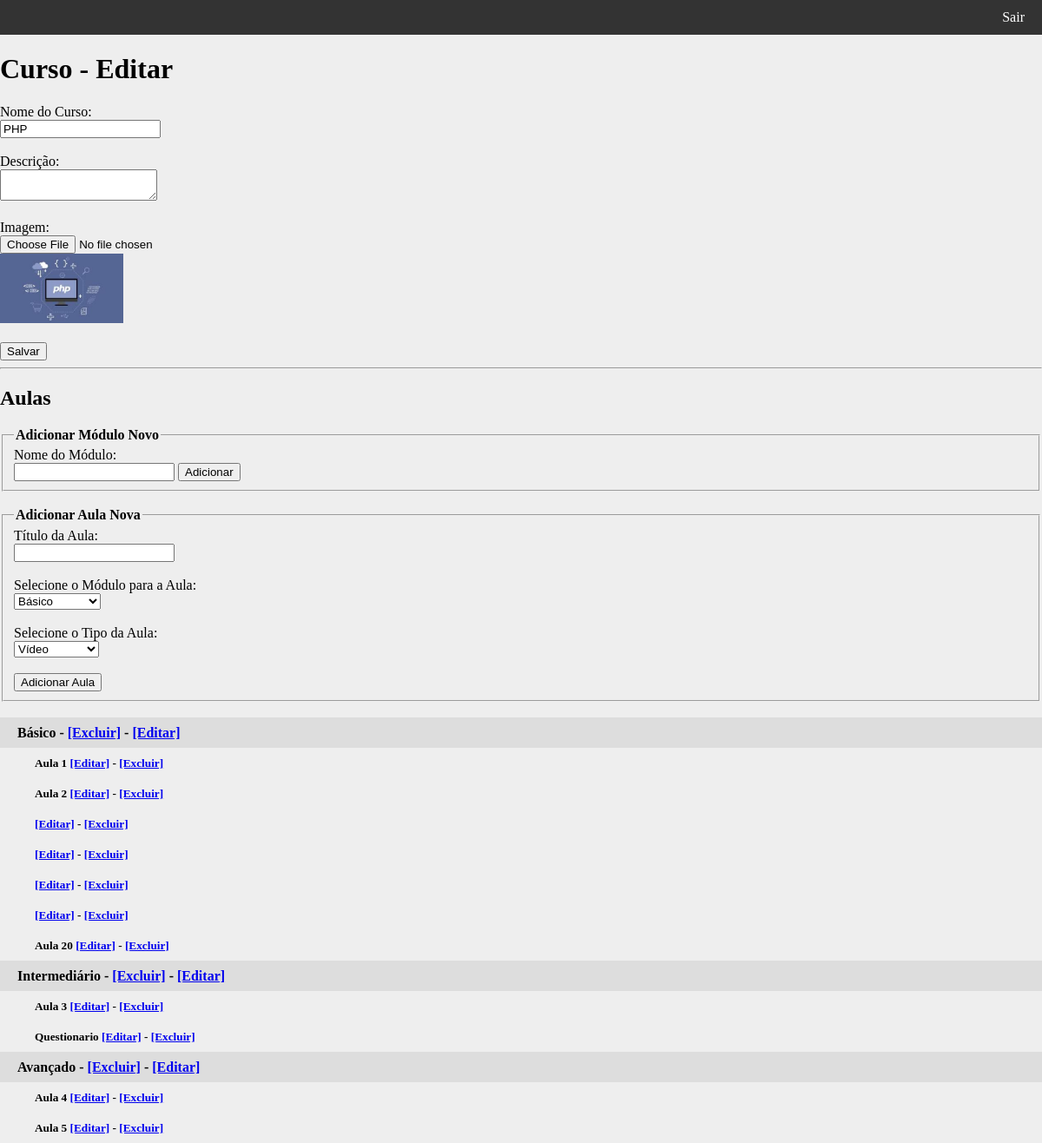
Page /painel/home/editar/1 (signed in) on the earlier database version.
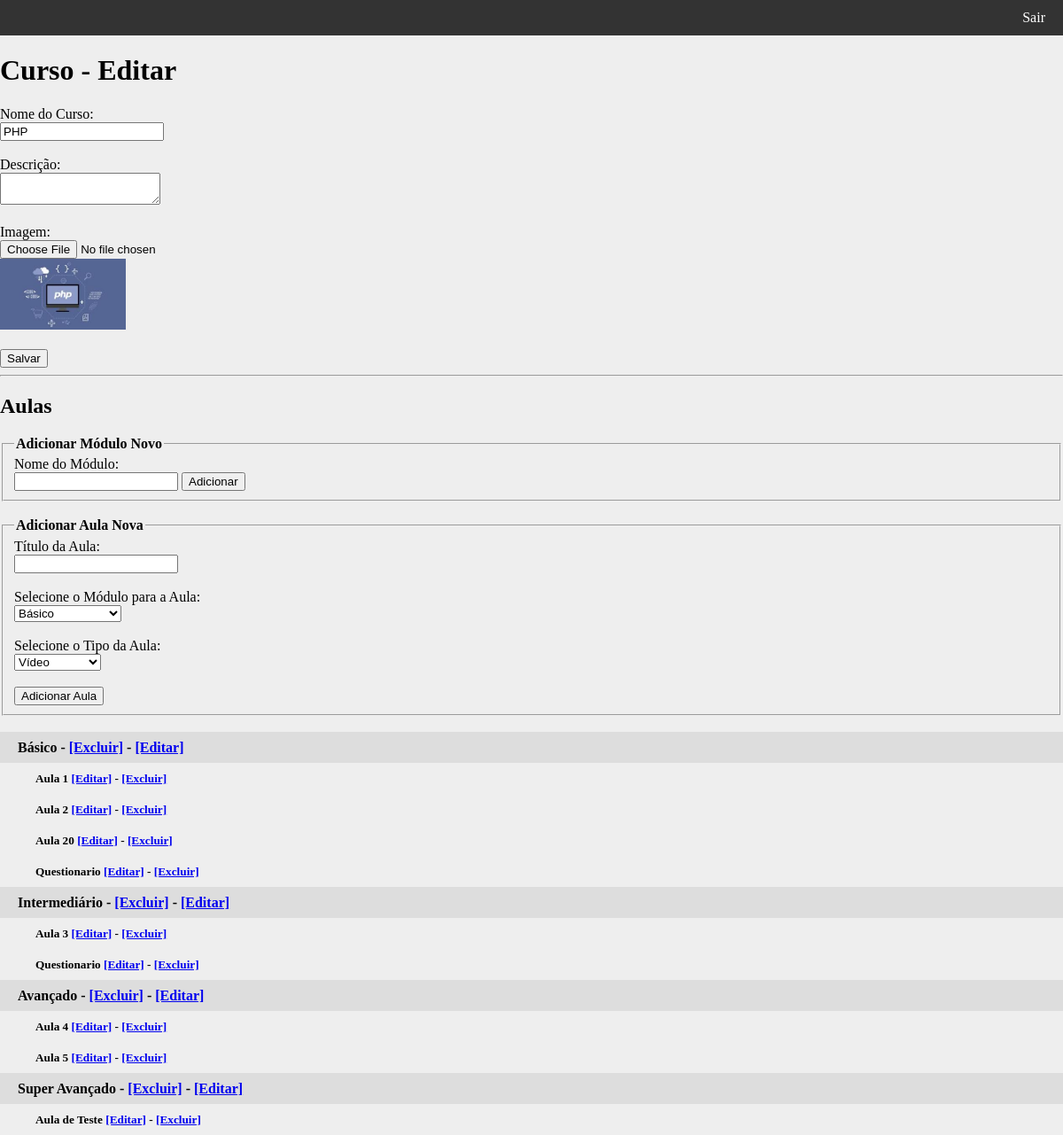
Same page on the later database version.
### tables this page shows
CREATE TABLE IF NOT EXISTS `modulos` (
  `id` int(11) NOT NULL AUTO_INCREMENT,
  `nome` varchar(50) NOT NULL,
  `id_curso` int(11) NOT NULL,
  PRIMARY KEY (`id`)
);

CREATE TABLE IF NOT EXISTS `aulas` (
  `id` int(11) NOT NULL AUTO_INCREMENT,
  `id_modulo` int(11) NOT NULL,
  `id_curso` int(11) NOT NULL,
  `ordem` int(11) NOT NULL,
  `tipo` varchar(20) NOT NULL,
  PRIMARY KEY (`id`)
);

### painel/core/controller.php (called while the page is built, shortened)
<?php
	class Controller{
		public function loadTemplate($viewName, $viewData = array()){
			include 'views/template.php';
		}
		public function loadViewInTemplate($viewName, $viewData = array()){
			extract($viewData);
			include 'views/'.$viewName.'.php';
		}
	}
?>

### painel/controllers/homeController.php (called while the page is built, shortened)
<?php
	class homeController extends Controller{
		public function editar($id){
			$dados = array(
							"curso" => array(),
							"modulos" => array()
							);
			$cursos = new Cursos();
			$modulos = new Modulos();
			$dados['curso'] = $cursos->getCursoById($id);
			$dados['modulos'] = $modulos->getAulasDoModulo($id);
			$this->loadTemplate("curso_edit", $dados);
		}
	}
?>

### painel/core/core.php (called while the page is built, shortened)
<?php
	class Core{
		public function run(){
			$url = explode('index.php', $_SERVER['PHP_SELF']);
			$url = end($url);
			$param = array();
			if(!empty($url)){
				$url = explode('/', $url);
				array_shift($url);
				array_shift($url);
				if(isset($url[0])){
					$currentAction = $url[0];
					array_shift($url);
				}else{
					$currentAction = 'index';
				}
				if(count($url) > 0){
					$param = $url;
				}
			}else{
				$currentController = 'homeController';
				$currentAction = 'index';
			}
			require 'core/controller.php';
			$c = new $currentController();
			call_user_func_array(array($c, $currentAction), $param);
		}
	}
?>

### painel/index.php (called while the page is built, shortened)
<?php
	require 'config.php';
	$core = new Core();
	$core->run();
?>

### painel/core/model.php (called while the page is built, shortened)
<?php
	class Model{
		public function __construct(){
			global $config;
			try{
				$this->pdo = new PDO("mysql:dbname=".$config['dbname'].";host=".$config['host'].";port=".$config['port'],$config['dbuser'], $config['dbpass']);
			}catch(PDOException $e){
				echo "FALHOU : ".$e->getMessage();
			}
		}
	}
?>

### painel/config.php (called while the page is built, shortened)
<?php
	$config = array();
	if(ENVIRONMENT == "development"){
		$config['dbname'] = "ead";
		$config['host'] = "localhost";
		$config['dbuser'] = "root";
		$config['dbpass'] = "";
		$config['port'] = "3308";
	}else{
		$config['dbname'] = "ead";
		$config['host'] = "localhost";
		$config['dbuser'] = "root";
		$config['dbpass'] = "";
		$config['port'] = "3308";
	}
?>

### painel/models/cursos.php (called while the page is built, shortened)
<?php
	class Cursos extends Model{
		public function getCursoById($id){
			$retorno = array();
			$sql = "SELECT * FROM cursos WHERE id = '$id'";
			$sql = $this->pdo->query($sql);
			if($sql->rowCount() > 0){
				$retorno = $sql->fetch();
			}
			return $retorno;
		}
	}
?>

### painel/models/modulos.php (called while the page is built, shortened)
<?php
	class Modulos extends Model{
		public function getAulasDoModulo($id){
			$retorno = array();
			$sql = "SELECT * FROM modulos WHERE id_curso = '$id'";
			$sql = $this->pdo->query($sql);
			if($sql->rowCount() > 0){
				$retorno = $sql->fetchAll();
				$aulas = new Aulas();
				foreach($retorno as $mChave => $mDados){
					$retorno[$mChave]['aulas'] = $aulas->getAulasDoModulo($mDados['id']);
				}
			}
			return $retorno;
		}
	}
?>

### painel/models/aulas.php (called while the page is built, shortened)
<?php
	class Aulas extends Model{
		public function getAulasDoModulo($id){
			$retorno = array();
			$sql = "SELECT * FROM aulas WHERE id_modulo = '$id' ORDER BY ordem";
			$sql = $this->pdo->query($sql);
			if($sql->rowCount() > 0){
				$retorno = $sql->fetchAll();
				foreach($retorno as $aulaChave => $aula){
					if($aula['tipo'] == 'video'){
						$sql = "SELECT nome FROM videos WHERE id_aula = '".($aula['id'])."'";
						$sql = $this->pdo->query($sql)->fetch();
						$retorno[$aulaChave]['nome'] = $sql['nome'];
					}elseif($aula['tipo'] == 'poll'){
						$retorno[$aulaChave]['nome'] = "Questionario";
					}
				}
			}
			return $retorno;
		}
	}
?>

### painel/views/curso_edit.php (the view, shortened to what the changed rows need)
<h1>Curso - Editar</h1>
<form method="POST" enctype="multipart/form-data">
	Nome do Curso:<br/>
	<input type="text" name="nome" value="<?php echo utf8_encode($curso['nome']); ?>"required/><br/><br/>
	Descrição:<br/>
	<textarea name="descricao" required><?php echo utf8_encode($curso['descricao']); ?></textarea><br/><br/>
	Imagem:<br/>
	<input type="file" name="imagem"/><br/>
	<img src="<?php echo BASE_URL; ?>../../assets/images/cursos/<?php echo $curso['imagem']; ?>" border="0" height="80"/><br/><br/>
	<input type="submit" value="Salvar"/>
</form>
<hr/>
<h2>Aulas</h2>
<fieldset>
	<legend><strong>Adicionar Módulo Novo</strong></legend>
	<form method="POST">
		Nome do Módulo: <br/>
	</form>
</fieldset><br/>
<fieldset>
	<legend><strong>Adicionar Aula Nova</strong></legend>
		<form method="POST">
			Título da Aula: <br/>
			<input type="text" name="aula"/><br/><br/>
			Selecione o Módulo para a Aula:<br/>
			<br/><br/>
			Selecione o Tipo da Aula:<br/>
		</form>
</fieldset><br/>
<?php foreach($modulos as $modulo): ?>
	<h4><?php echo utf8_encode($modulo['nome']); ?> - <a onclick="return confirm('Deseja realmente excluir?')"href="<?php echo BASE_URL; ?>/home/del_modulo/<?php echo $modulo['id']; ?>">[Excluir]</a> - <a href="<?php echo BASE_URL; ?>/home/edit_modulo/<?php echo $modulo['id']; ?>">[Editar]</a></h4>
	<?php foreach($modulo['aulas'] as $aula): ?>
		<h5><?php echo $aula['nome']; ?> <a href="<?php echo BASE_URL; ?>/home/edit_aula/<?php echo $aula['id']; ?>">[Editar]</a> - <a onclick="return confirm('Deseja realmente excluir?')" href="<?php echo BASE_URL; ?>/home/del_aula/<?php echo $aula['id']; ?>">[Excluir]</a></h5>
	<?php endforeach; ?>
<?php endforeach; ?>

Differences in the rows shown:
added aulas: nome "Questionario", shown under modulos "Básico"
added modulos: nome "Super Avançado"
added aulas: nome "Aula de Teste", shown under "Super Avançado"
